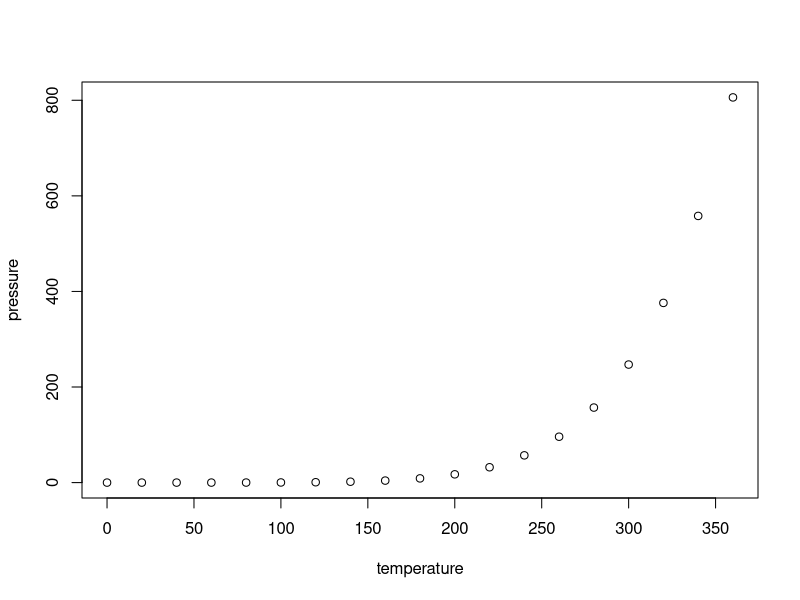
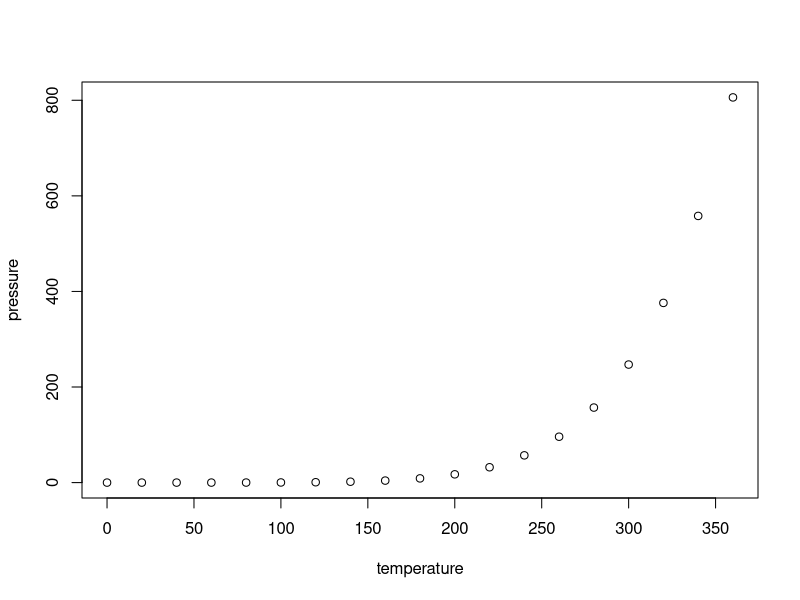

Write R code to recreate these figures, in order.
## ---- chunk 1
knitr::opts_chunk$set(echo = TRUE, comment = "#>", collapse = TRUE)
## ---- chunk 2
summary(cars)
## ---- chunk 3
plot(pressure)
## ---- chunk 4
#| fig.cap: >
#|  The relation between temperature in degrees Celsius and vapour pressure of
#|  mercury in millimeters (of mercury).
plot(pressure)
## ---- chunk 5
r_is_awesome <- "R is awesome!"
## ---- chunk 6
r_is_awesome
